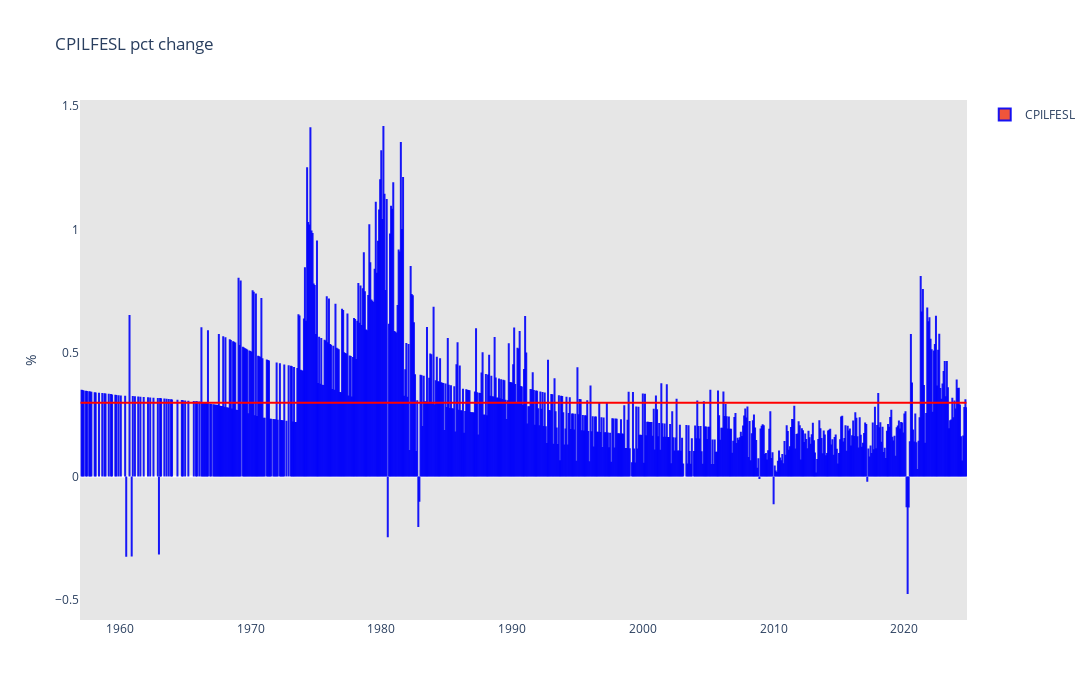

Notebook code cell kept with this figure:
### Markdown cell above
- CPILFESL pct change

### Code cell
fig = go.Figure()

fig.add_trace(go.Scatter(
    x=CPILFESL_df.index, 
    y=[100 * stats.mean] * (stats.nobs + 1), 
    name='PMI 50 Points',
    line=dict(width=2),
    hoverinfo="skip",
    showlegend=False,
    marker=dict(color='red'),
))

fig.add_trace(go.Bar(
    x=CPILFESL_df.index,
    y=CPILFESL_df['^ %'] * 100,
    name='CPILFESL',
    marker=dict(line=dict(color='rgba(0, 0,250, .9)', width=2)),
    width=0.5,
))

fig.update_layout(
    title=dict(text='CPILFESL pct change'),
    plot_bgcolor='rgb(230, 230,230)',
    width=1400,
    height=700,
    yaxis=dict(title="%", exponentformat="none", showgrid=False),
    barmode="group",
    xaxis=dict(showgrid=False),
)

fig.show()

### Figure 1 — Plotly figure (JSON) as saved in the notebook; plotly's stock layout.template omitted (floating-point values rounded to 4 significant figures; data arrays with more than 128 entries replaced by an {"elided": "..."} marker saying what was removed)
{"data": [{"hoverinfo": "skip", "line": {"width": 2}, "marker": {"color": "red"}, "name": "PMI 50 Points", "showlegend": false, "type": "scatter", "x": {"elided": "814 str values"}, "y": {"elided": "814 float values"}}, {"marker": {"line": {"color": "rgba(0, 0,250, .9)", "width": 2}}, "name": "CPILFESL", "type": "bar", "width": 0.5, "x": {"elided": "814 str values"}, "y": {"elided": "814 float values"}}], "layout": {"barmode": "group", "height": 700, "plot_bgcolor": "rgb(230, 230,230)", "title": {"text": "CPILFESL pct change"}, "width": 1400, "xaxis": {"showgrid": false}, "yaxis": {"exponentformat": "none", "showgrid": false, "title": {"text": "%"}}}}
